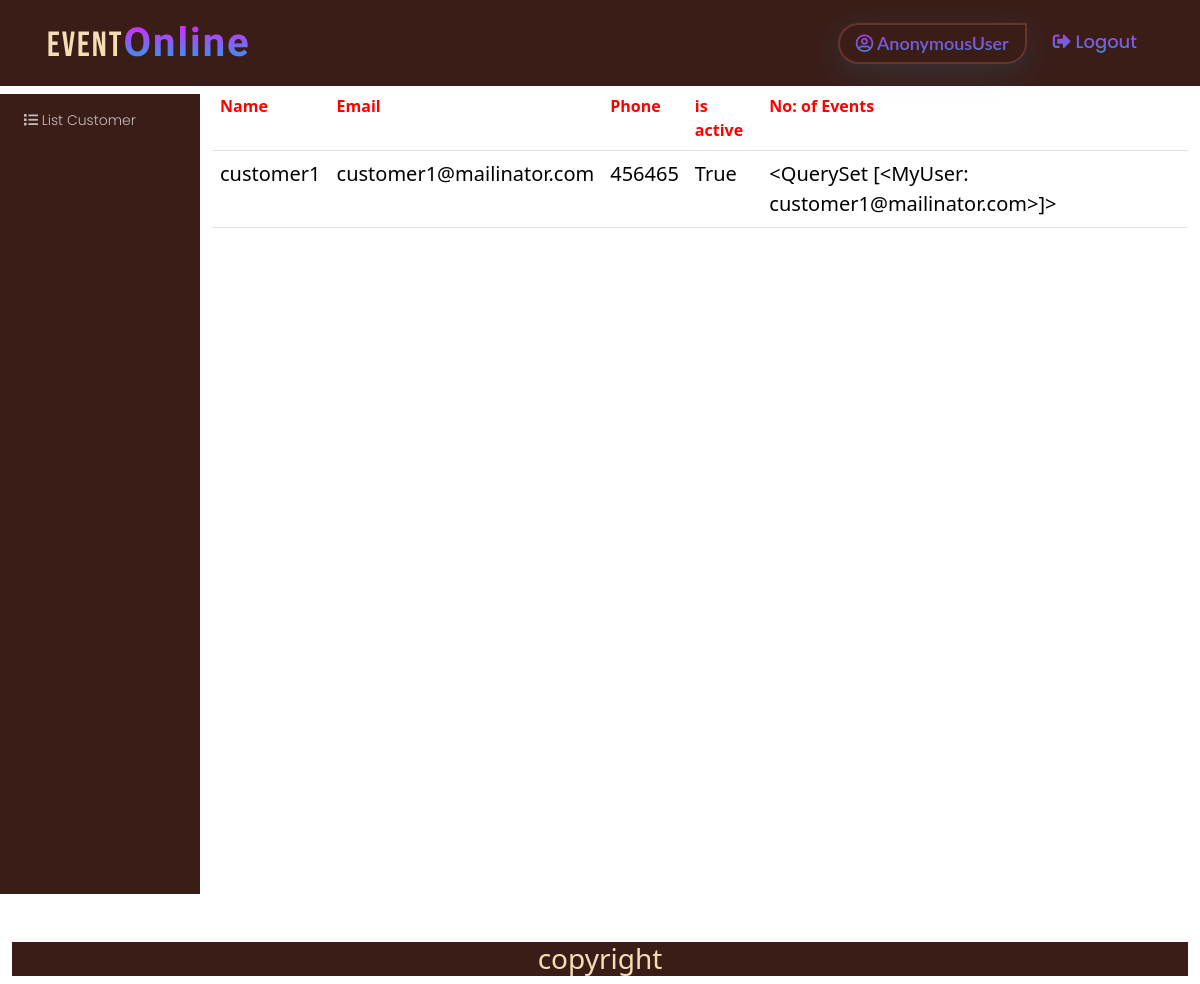
The app's page /authapp/customer/list, older data.
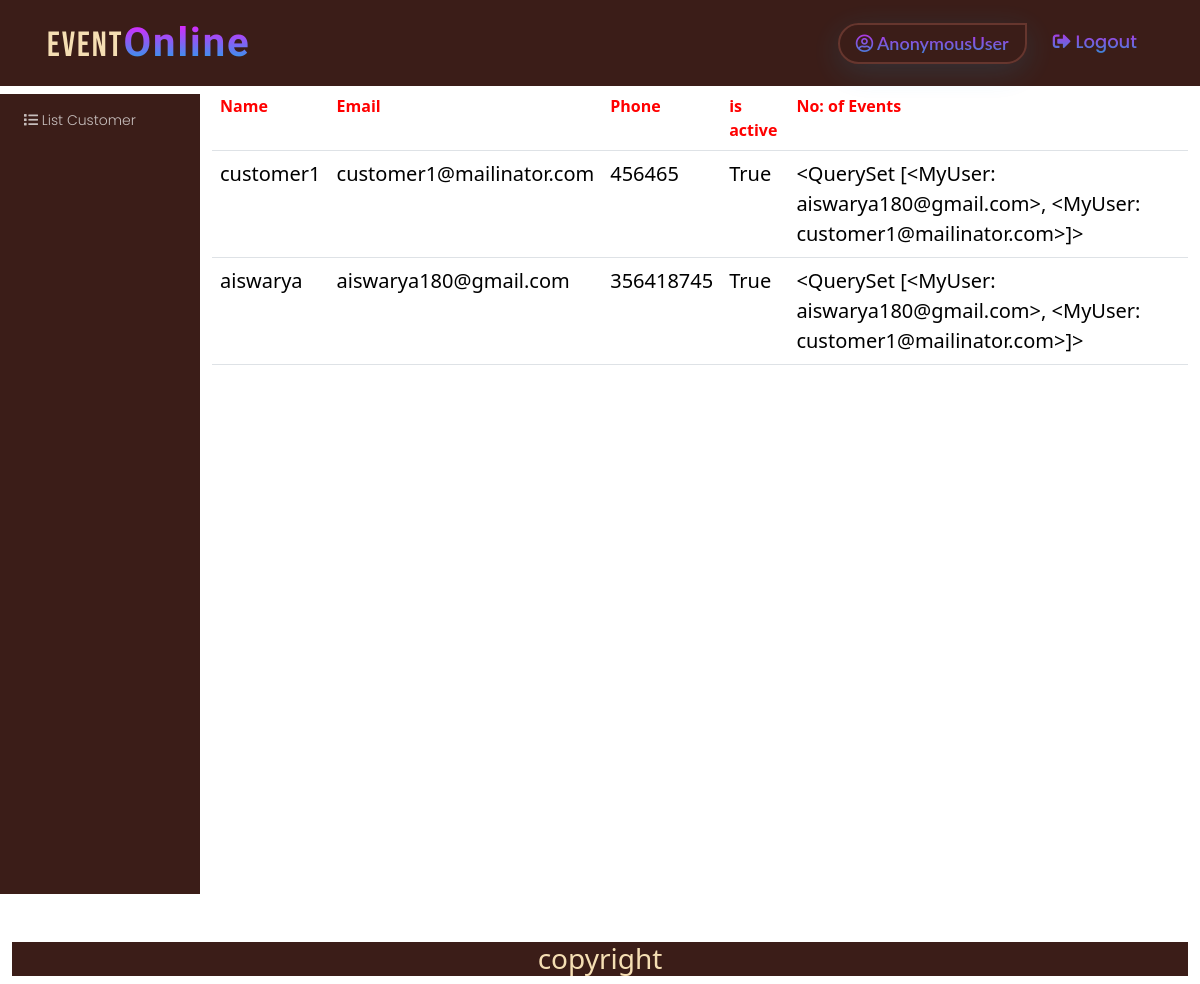
The same page, newer data.
### authapp/models.py (models this page shows, shortened)
class MyUser(AbstractBaseUser):
    ADMIN = 'admin'
    CUSTOMER = 'customer'
    options = [
        ('ADMIN', 'admin'),
        ('CUSTOMER', 'customer'),
    ]
    email = models.EmailField(
        verbose_name='email address',
        max_length=255,
        unique=True,
    )
    name = models.CharField(max_length=120)
    date_of_birth = models.DateField()
    is_active = models.BooleanField(default=True)
    is_admin = models.BooleanField(default=False)
    phone = models.IntegerField(blank=True)
    role = models.CharField(max_length=120, choices=options, default='CUSTOMER')
    objects = MyUserManager()
    USERNAME_FIELD = 'email'
    REQUIRED_FIELDS = ['name', 'date_of_birth', 'role', 'phone']
    def __str__(self):
        return self.email

### authapp/views.py (the view)
# urls.py: path('customer/list', views.ListCutomers.as_view(), name='listcustomers'),
class ListCutomers(ListView):
    model = MyUser
    template_name = 'authapp/customers.html'
    context_object_name = 'customers'
    def get_context_data(self, *args, **kwargs):
        user_posts = MyUser.objects.annotate(total_posts=Count('event'))
        context = super(ListCutomers, self).get_context_data(*args, **kwargs)
        context['user_posts'] = user_posts
        return context

### templates/authapp/customers.html
<!DOCTYPE html>
{%extends 'authapp/baseadmin.html'%}
{%load static%}
{% block body_block %}
<table class="table">
    <tr>
        <th>Name</th>
        <th>Email</th>
        <th>Phone</th>
        <th>is active</th>
        <th>No: of Events</th>
    </tr>
    {%for customer in customers%}
    <tr>
        <td>{{customer.name}}</td>
        <td>{{customer.email}}</td>
        <td>{{customer.phone}}</td>
        <td>{{customer.is_active}}</td>
        <td>{{user_posts}}</td>
    </tr>
    {%endfor%}
</table>
{%endblock%}

### templates/authapp/baseadmin.html (shortened to what this page needs)
<!DOCTYPE html>
{%load static%}
<html lang="en">
<head>
    <link href="https://cdn.jsdelivr.net/npm/bootstrap@5.1.1/dist/css/bootstrap.min.css" rel="stylesheet"
>
    <link rel="stylesheet" href="https://cdnjs.cloudflare.com/ajax/libs/font-awesome/5.15.0/css/all.min.css"
/>
    <link rel="stylesheet" href="https://cdnjs.cloudflare.com/ajax/libs/font-awesome/5.15.0/css/fontawesome.min.css"
/>
    <link rel="stylesheet" href="{%static 'css/styles.css'%}">
</head>
<body>
<nav class="navbar navbar-expand-lg navbarTransparent">
    <div class="container">
        <a class="navbar-brand" href="{%url 'home' %}"> Event<span style="color:red; ">Online</span></a>
        <div class="collapse navbar-collapse" id="navbarSupportedContent">
            <ul class="navbar-nav ms-auto mb-2 mb-lg-0">
                <li class="nav-item">
                    <a class="nav-link active" href="#">
                        <i class="far  fa-user-circle icolor"></i>&nbsp;{{request.user}}
                    </a>
                </li>
                <li class="nav-item">
                    <a class="nav-link" href="{%url 'logout'%}"><i
                            class="fas fa-sign-out-alt icolor"></i>&nbsp;Logout</a>
                </li>
            </ul>
        </div>
    </div>
</nav>
<div class="container-fluid ">
    <div class="row">
        <div class="col-md-2 db-padd">
            <div class="dashbard-left">
                <div class="row">
                    <div class="col-md-12">
                        <div class="dashleft-2">
                            <ul class="list-group">
                                <li class="list-group-item "><a href="{%url 'listcustomers'%}"><i
                                        class="fas fa-list "></i>&nbsp;List Customer</a></li>
                            </ul>
                        </div>
                    </div>
                </div>
            </div>
        </div>
        <div class="col-md-10">
            {%block body_block%}
            {%endblock%}
        </div>
    </div>
    <div class="footer mt-5">
        <h3>copyright</h3>
    </div>
</div>
</body>
</html>

### static/css/styles.css (style rules this page uses)
th { color: red; }
td { margin-top : 5px; color: black; font-size : 20px; }
.db-padd { padding: 0!important; }
.dashbard-left { width: 100%; position: relative; z-index: 1; top: 0; left: 0; overflow-x: hidden; }
.dashbard-left .dashleft-2 { background-color: rgb(59, 29, 24); border-radius: 0rem; margin-top: 0.5rem; height: 100vh; }
.dashleft-2 .list-group .list-group-item { font-family: "Poppins", sans-serif; font-weight: 300; font-size: 14px; background-color: transparent; border: none; margin: 8px; cursor: pointer; }
.dashleft-2 .list-group .list-group-item a { color:rgba(255, 255, 255, 0.712); text-decoration: none; }
body { background-image: url("https://cdn.wallpapersafari.com/18/38/bp9GEo.jpg"); background-repeat: no-repeat; background-attachment: fixed; }
.navbarTransparent { background-color: rgb(59, 29, 24); }
.navbar .navbar-brand { font-family: "Bebas Neue", cursive; color: wheat; font-size: 35px; font-weight: 100; letter-spacing: 2px; padding: 5px; }
.navbar .navbar-brand span { background: -webkit-linear-gradient(rgb(247, 19, 255), rgb(18, 174, 232)); -webkit-background-clip: text; background-clip: text; -webkit-text-fill-color: transparent; font-size: 40px; font-weight: 900; font-family: "Lobster Two", cursive; }
.navbar .navbar-nav .nav-item { opacity: 0.9; margin: 5px; }
.navbar .navbar-nav .nav-item .nav-link.active { border-top-left-radius: 7rem; border-bottom-left-radius: 7rem; border-bottom-right-radius: 7rem; box-shadow: 0 8px 32px 0 rgba(18, 174, 232, 0.17); font-size: 18px; font-weight: 600; font-family: "Lato", sans-serif; padding: 5px 16px; background: -webkit-linear-gradient(rgb(247, 19, 255), rgb(18, 174, 232)); -webkit-background-clip: text; background-clip: text; -webkit-text-fill-color: transparent; border-width: 2px; border-style: solid; border-color: rgb(107, 57, 49); }
.navbar .navbar-nav .nav-item .nav-link { text-transform: capitalize; font-size: 18px; font-weight: 500; font-family: "Poppins", sans-serif; padding: 5px 16px; background: -webkit-linear-gradient(rgb(247, 19, 255), rgb(18, 174, 232)); -webkit-background-clip: text; background-clip: text; -webkit-text-fill-color: transparent; }
.footer { background-color : rgb(59, 29, 24); text-align : center; color: wheat; width:100%; }

Row changes from the older to the newer data that the page shows:
shown differently, row unchanged: MyUser "customer1": email "<QuerySet [<MyUser: customer1@mailinator.com>]>" → (not shown)
added MyUser: email.email "<QuerySet [<MyUser: aiswarya180@gmail.com>, <MyUser: customer1@mailinator.com>]>", name "aiswarya", email "aiswarya180@gmail.com", phone "356418745", is_active "True"
